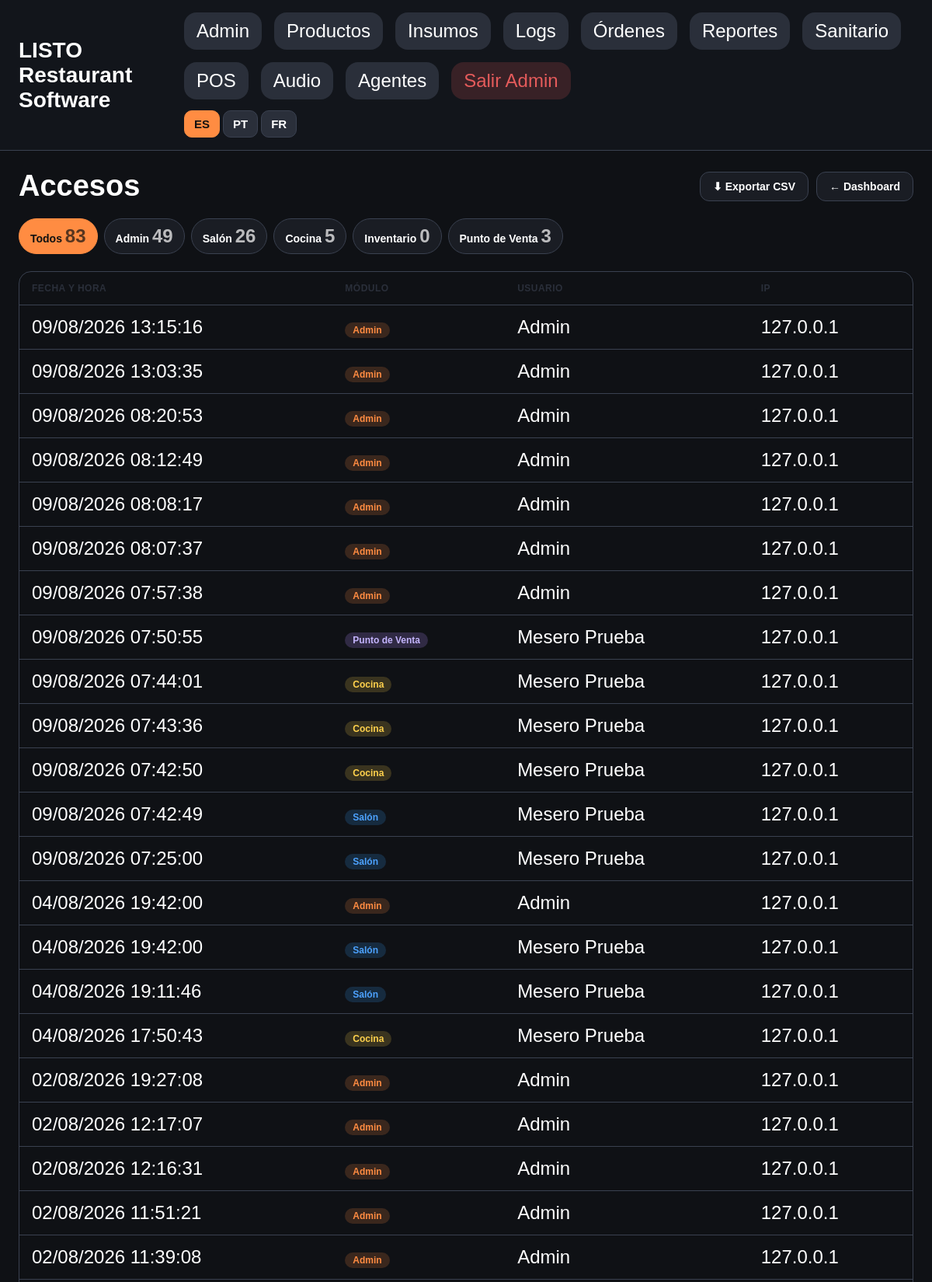
/admin/access-log (signed in, upper part), run on the app's committed database.
### app/models.py (models this page shows)
class AccessLog(Base):
    __tablename__ = "access_logs"
    id: Mapped[int] = mapped_column(Integer, primary_key=True, index=True)
    role: Mapped[str] = mapped_column(String(20), nullable=False, index=True)  # admin|station|kitchen|inventory|pos
    actor_name: Mapped[str | None] = mapped_column(String(200), nullable=True)
    waiter_id: Mapped[int | None] = mapped_column(Integer, nullable=True)
    ip: Mapped[str | None] = mapped_column(String(60), nullable=True)
    created_at: Mapped[datetime] = mapped_column(DateTime, default=cr_now, index=True)

### app/routes/web.py (the view)
@router.get("/admin/access-log")
def admin_access_log(request: Request, role: str = "", db: Session = Depends(get_db)):
    if not require_admin(request):
        return RedirectResponse(url="/admin/login")
    from sqlalchemy import func
    q = db.query(AccessLog)
    if role in _ACCESS_ROLES:
        q = q.filter(AccessLog.role == role)
    rows = q.order_by(AccessLog.created_at.desc()).limit(500).all()
    counts = dict(
        db.query(AccessLog.role, func.count(AccessLog.id)).group_by(AccessLog.role).all()
    )
    counts["all"] = sum(counts.get(r, 0) for r in _ACCESS_ROLES)
    return templates.TemplateResponse(
        "admin_access_log.html",
        {
            "request": request,
            "rows": rows,
            "counts": counts,
            "active_role": role if role in _ACCESS_ROLES else "",
            "roles": _ACCESS_ROLES,
            "role_labels": _ACCESS_ROLE_LABELS,
            "page_title": "Accesos",
        },
    )

### app/templates/admin_access_log.html (shortened to what this page needs)
{% extends 'base.html' %}
{% block content %}
<div class="acc-head">
  <h1>{{ t('acc.title') }}</h1>
  <div class="acc-tools">
    <a class="acc-btn" href="/admin/access-log/export.csv">&#11015; {{ t('acc.exportar') }}</a>
    <a class="acc-btn" href="/admin">&#8592; {{ t('common.dashboard') }}</a>
  </div>
</div>
<div class="acc-filters">
  <a class="acc-filter {% if not active_role %}active{% endif %}" href="/admin/access-log">{{ t('common.todos') }} <span class="cnt">{{ counts.all or 0 }}</span></a>
  {% for r in roles %}
  <a class="acc-filter {% if active_role == r %}active{% endif %}" href="/admin/access-log?role={{ r }}">{{ role_labels[r] }} <span class="cnt">{{ counts.get(r, 0) }}</span></a>
  {% endfor %}
</div>
{% if not rows %}
  <div class="acc-empty">{{ t('acc.sin_pre') }} {% if active_role %}{{ t('acc.sin_en') }} "{{ role_labels[active_role] }}"{% endif %} {{ t('acc.sin_post') }}</div>
{% else %}
<div class="acc-table-wrap">
  <table class="acc-table">
    <thead>
      <tr><th>{{ t('acc.th_fecha') }}</th><th>{{ t('acc.th_modulo') }}</th><th>{{ t('acc.th_usuario') }}</th><th>{{ t('acc.th_ip') }}</th></tr>
    </thead>
    <tbody>
      {% for r in rows %}
      <tr>
        <td>{{ r.created_at.strftime('%d/%m/%Y %H:%M:%S') if r.created_at else '-' }}</td>
        <td><span class="acc-tag tag-{{ r.role }}">{{ role_labels.get(r.role, r.role) }}</span></td>
        <td>{{ r.actor_name or '-' }}</td>
        <td>{{ r.ip or '-' }}</td>
      </tr>
      {% endfor %}
    </tbody>
  </table>
</div>
{% endif %}
{% endblock %}

### app/static/css/styles.css (style rules this page uses)
:root { --bg: #0f1115; --card: #1a1d24; --muted: #2a2f3a; --border: #3a4150; --text: #ffffff; --accent: #ff8c42; --blue: #4da3ff; --yellow: #ffd24d; --green: #4caf50; --gray: #6c757d; --red: #e45b5b; }
* { box-sizing: border-box; }
body { margin: 0; background: var(--bg); color: var(--text); font-family: Arial, sans-serif; }
button, a, label, select, input { touch-action: manipulation; }
h1, h2, h3, p, label, th, td, input, button, a, div, span { font-size: 24px; }
h1 { font-size: 38px; margin: 0 0 20px; }
html, body { max-width: 100%; overflow-x: hidden; }

### app/templates/admin_access_log.html (style rules this page uses)
.acc-head { display:flex; align-items:center; justify-content:space-between; gap:16px; flex-wrap:wrap; margin-bottom:20px; }
.acc-head h1 { margin:0; }
.acc-tools { display:flex; gap:10px; flex-wrap:wrap; }
.acc-btn { display:inline-flex; align-items:center; gap:8px; padding:10px 16px; border-radius:12px; background:var(--card); border:1px solid var(--border); color:var(--text); text-decoration:none; font-weight:700; font-size:14px; }
.acc-filters { display:flex; gap:8px; flex-wrap:wrap; margin-bottom:22px; }
.acc-filter { padding:8px 14px; border-radius:999px; background:var(--card); border:1px solid var(--border); color:var(--text); text-decoration:none; font-size:14px; font-weight:700; }
.acc-filter.active { background:var(--accent); border-color:var(--accent); color:#111; }
.acc-filter .cnt { opacity:0.7; font-weight:600; }
.acc-table-wrap { overflow-x:auto; border:1px solid var(--border); border-radius:16px; }
table.acc-table { width:100%; border-collapse:collapse; font-size:15px; }
.acc-table th, .acc-table td { text-align:left; padding:14px 16px; border-bottom:1px solid var(--border); white-space:nowrap; }
.acc-table th { font-size:12px; letter-spacing:0.04em; text-transform:uppercase; color:var(--muted); font-weight:700; }
.acc-tag { display:inline-block; padding:3px 10px; border-radius:999px; font-size:12px; font-weight:800; }
.tag-admin { background:rgba(255,140,66,0.18); color:var(--accent); }
.tag-station { background:rgba(56,163,255,0.18); color:var(--blue); }
.tag-kitchen { background:rgba(255,210,77,0.18); color:var(--yellow); }
.tag-pos { background:rgba(180,140,255,0.20); color:#c4b5fd; }

### data on the page
AccessLog: created_at "09/08/2026 13:15:16", get "Admin", actor_name "Admin", ip "127.0.0.1"
AccessLog: created_at "09/08/2026 13:03:35", get "Admin", actor_name "Admin", ip "127.0.0.1"
AccessLog: created_at "09/08/2026 08:20:53", get "Admin", actor_name "Admin", ip "127.0.0.1"
AccessLog: created_at "09/08/2026 08:12:49", get "Admin", actor_name "Admin", ip "127.0.0.1"
AccessLog: created_at "09/08/2026 08:08:17", get "Admin", actor_name "Admin", ip "127.0.0.1"
AccessLog: created_at "09/08/2026 08:07:37", get "Admin", actor_name "Admin", ip "127.0.0.1"
AccessLog: created_at "09/08/2026 07:57:38", get "Admin", actor_name "Admin", ip "127.0.0.1"
AccessLog: created_at "09/08/2026 07:50:55", get "Punto de Venta", actor_name "Mesero Prueba", ip "127.0.0.1"
AccessLog: created_at "09/08/2026 07:44:01", get "Cocina", actor_name "Mesero Prueba", ip "127.0.0.1"
AccessLog: created_at "09/08/2026 07:43:36", get "Cocina", actor_name "Mesero Prueba", ip "127.0.0.1"
AccessLog: created_at "09/08/2026 07:42:50", get "Cocina", actor_name "Mesero Prueba", ip "127.0.0.1"
AccessLog: created_at "09/08/2026 07:42:49", get "Salón", actor_name "Mesero Prueba", ip "127.0.0.1"
AccessLog: created_at "09/08/2026 07:25:00", get "Salón", actor_name "Mesero Prueba", ip "127.0.0.1"
AccessLog: created_at "04/08/2026 19:42:00", get "Admin", actor_name "Admin", ip "127.0.0.1"
AccessLog: created_at "04/08/2026 19:42:00", get "Salón", actor_name "Mesero Prueba", ip "127.0.0.1"
AccessLog: created_at "04/08/2026 19:11:46", get "Salón", actor_name "Mesero Prueba", ip "127.0.0.1"
AccessLog: created_at "04/08/2026 17:50:43", get "Cocina", actor_name "Mesero Prueba", ip "127.0.0.1"
AccessLog: created_at "02/08/2026 19:27:08", get "Admin", actor_name "Admin", ip "127.0.0.1"
AccessLog: created_at "02/08/2026 12:17:07", get "Admin", actor_name "Admin", ip "127.0.0.1"
AccessLog: created_at "02/08/2026 12:16:31", get "Admin", actor_name "Admin", ip "127.0.0.1"
AccessLog: created_at "02/08/2026 11:51:21", get "Admin", actor_name "Admin", ip "127.0.0.1"
AccessLog: created_at "02/08/2026 11:39:08", get "Admin", actor_name "Admin", ip "127.0.0.1"

### other printed values
{{ i18n_labels[code] }} "ES" "PT" "FR"
{{ t('acc.title') }} "Accesos"
{{ t('acc.exportar') }} "Exportar CSV"
{{ t('common.dashboard') }} "Dashboard"
{{ t('common.todos') }} "Todos"
{{ counts.all or 0 }} "83"
{{ role_labels[r] }} "Admin" "Salón" "Cocina" "Inventario" "Punto de Venta"
{{ counts.get(r, 0) }} "49" "26" "5" "0" "3"
{{ t('acc.th_fecha') }} "FECHA Y HORA"
{{ t('acc.th_modulo') }} "MÓDULO"
{{ t('acc.th_usuario') }} "USUARIO"
{{ t('acc.th_ip') }} "IP"
